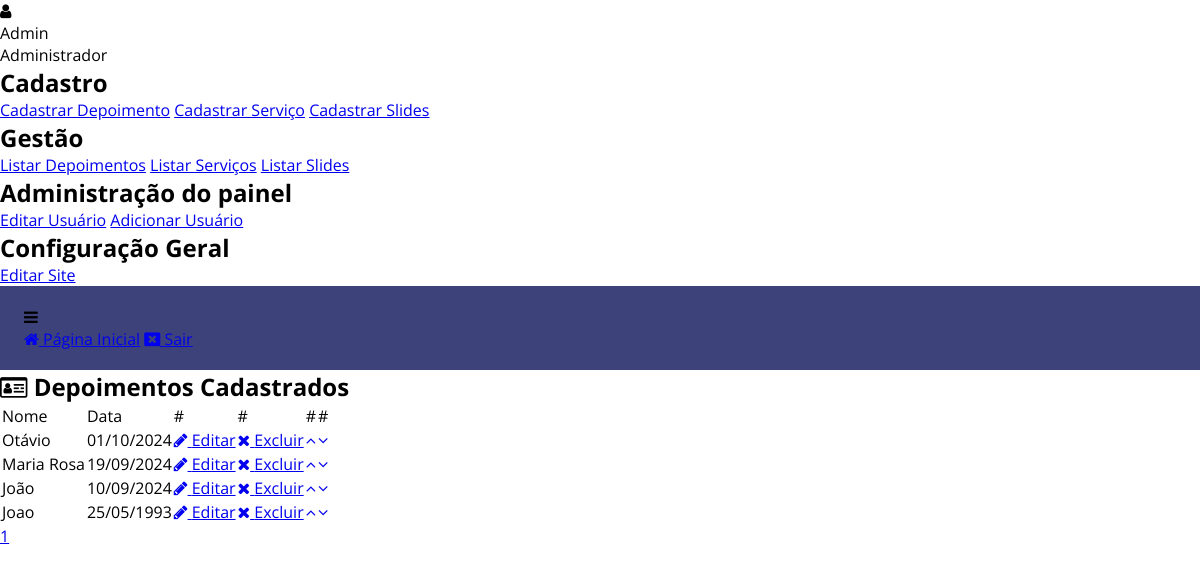
Screenshot of /painel/listar-depoimentos (signed in) with the database file from the repository.
### classes/MySql.php (called while the page is built)
<?php
	class MySql{
		private static $pdo;
		public static function conectar(){
			if(self::$pdo == null){
				try{
				self::$pdo = new PDO('mysql:host='.HOST.';dbname='.DATABASE,USER,PASSWORD,array(PDO::MYSQL_ATTR_INIT_COMMAND => "SET NAMES utf8"));
				self::$pdo->setAttribute(PDO::ATTR_ERRMODE,PDO::ERRMODE_EXCEPTION);
				}catch(Exception $e){
					echo '<h2>Erro ao conectar</h2>';
				}
			}
			return self::$pdo;
		}
	}
?>

### painel/pages/listar-depoimentos.php (the view, shortened to what this page needs)
<?php
	$paginaAtual = isset($_GET['pagina']) ? (int)$_GET['pagina'] : 1;
	$porPagina = 4;
	$depoimentos = Painel::selectAll('tb_site.depoimentos',($paginaAtual - 1) * $porPagina,$porPagina);
?>
<div class="box-content">
	<h2><i class="fa fa-id-card-o" aria-hidden="true"></i> Depoimentos Cadastrados</h2>
	<div class="wraper-table">
	<table>
		<tr>
			<td>Nome</td>
			<td>Data</td>
			<td>#</td>
			<td>#</td>
			<td>#</td>
			<td>#</td>
		</tr>
		<?php
			foreach ($depoimentos as $key => $value) {
		?>
		<tr>
			<td><?php echo $value['nome']; ?></td>
			<td><?php echo $value['data']; ?></td>
			<td><a class="btn edit" href="<?php echo INCLUDE_PATH_PAINEL ?>editar-depoimento?id=<?php echo $value['id']; ?>"><i class="fa fa-pencil"></i> Editar</a></td>
			<td><a actionBtn="delete" class="btn delete" href="<?php echo INCLUDE_PATH_PAINEL ?>listar-depoimentos?excluir=<?php echo $value['id']; ?>"><i class="fa fa-times"></i> Excluir</a></td>
			<td><a class="btn order" href="<?php echo INCLUDE_PATH_PAINEL ?>listar-depoimentos?order=up&id=<?php echo $value['id'] ?>"><i class="fa fa-angle-up"></i></a></td>
			<td><a class="btn order" href="<?php echo INCLUDE_PATH_PAINEL ?>listar-depoimentos?order=down&id=<?php echo $value['id'] ?>"><i class="fa fa-angle-down"></i></a></td>
		</tr>
		<?php } ?>
	</table>
	</div>
	<div class="paginacao">
		<?php
			$totalPaginas = ceil(count(Painel::selectAll('tb_site.depoimentos')) / $porPagina);
			for($i = 1; $i <= $totalPaginas; $i++){
				if($i == $paginaAtual)
					echo '<a class="page-selected" href="'.INCLUDE_PATH_PAINEL.'listar-depoimentos?pagina='.$i.'">'.$i.'</a>';
				else
					echo '<a href="'.INCLUDE_PATH_PAINEL.'listar-depoimentos?pagina='.$i.'">'.$i.'</a>';
			}
		?>
	</div>
</div>

### estilo/style.css (style rules this page uses)
* { margin: 0; padding: 0; box-sizing: border-box; font-family: "Open Sans"; }
html,body { height: 100%; }
body { overflow-x: hidden; }

### rows the page displays
tb_site.depoimentos: nome "Otávio", data "01/10/2024"
tb_site.depoimentos: nome "Maria Rosa", data "19/09/2024"
tb_site.depoimentos: nome "João", data "10/09/2024"
tb_site.depoimentos: nome "Joao", data "25/05/1993"

### other values shown
$_SESSION['nome'] "Admin"
pegaCargo($_SESSION['cargo']) "Administrador"
